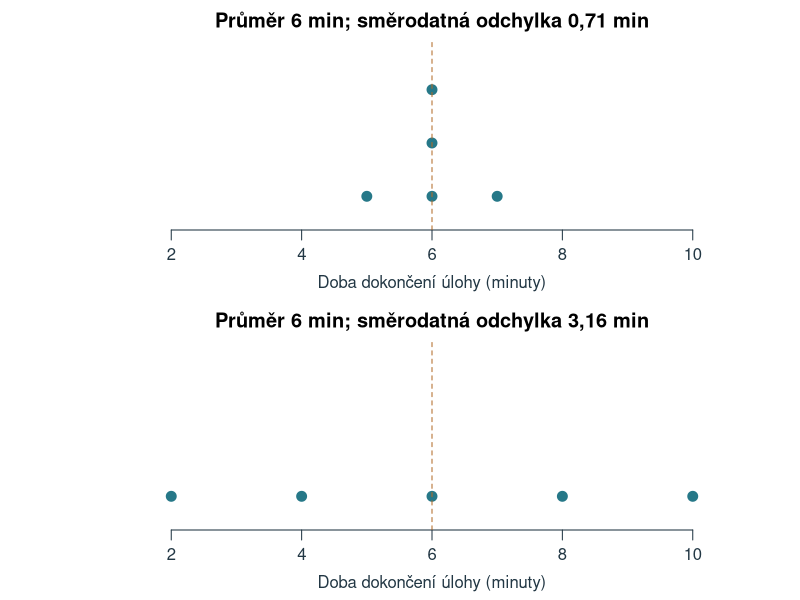
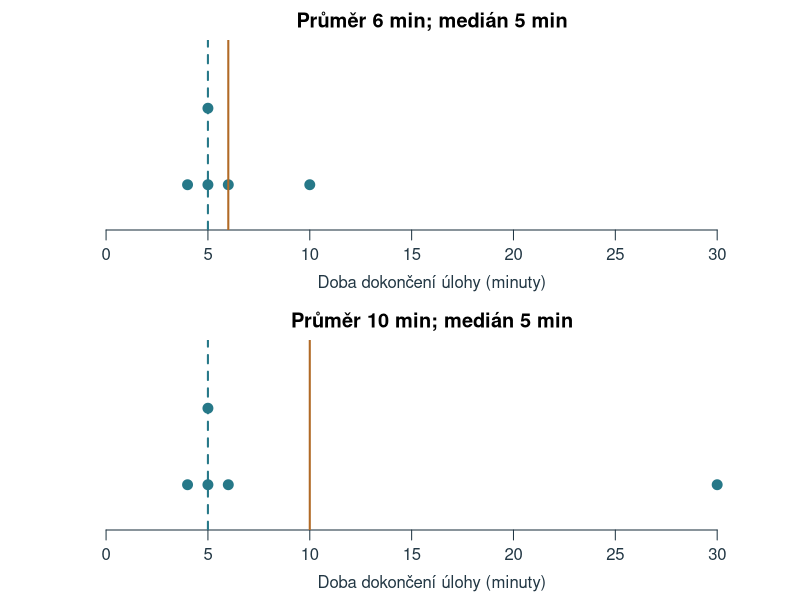

Recreate these plots in R, in order. (Note: this script raises an error after producing the figures.)
# Chapter 3: reproducible calculations and figures; base R, project-root paths.
ch3_data <- read.csv('data/kapitola_03.csv', fileEncoding = 'UTF-8')
ch3_previous <- read.csv('data/kapitola_02.csv', na.strings = '', fileEncoding = 'UTF-8')
ch3_x <- ch3_data$doba_min[ch3_data$soubor == 'zaklad']
ch3_trim <- sort(ch3_data$doba_min[ch3_data$soubor == 'orezani'])
# Self-contained teaching example printed in the chapter's interpolation table.
ch3_interpolation <- c(4,5,7,8,9,10,12,13,15,18,22)
ch3_interpolation_levels <- (seq_along(ch3_interpolation)-1)/(length(ch3_interpolation)-1)
ch3_quantile <- function(x, p) unname(quantile(x, p, type = 7, na.rm = TRUE))
ch3_moments <- function(x) {
  z <- x - mean(x); v <- mean(z^2)
  c(g1 = mean(z^3)/v^1.5, g2 = mean(z^4)/v^2 - 3)
}
ch3_corrected <- function(x) {
  n <- length(x); g <- ch3_moments(x)
  c(skew = unname(sqrt(n*(n-1))/(n-2)*g[1]),
    kurt = unname((n-1)/((n-2)*(n-3))*((n+1)*g[2]+6)))
}
ch3_stats <- function(x) {
  x <- x[!is.na(x)]
  c(n=length(x), mean=mean(x), median=median(x), min=min(x), max=max(x),
    q1=ch3_quantile(x,.25), q3=ch3_quantile(x,.75),
    variance=var(x), sd=sd(x), mean_abs=mean(abs(x-mean(x))),
    median_abs=mad(x,constant=1), ch3_moments(x), ch3_corrected(x))
}
ch3_entropy <- function(p) -sum(p[p>0]*log2(p[p>0]))
ch3_results <- rbind(zaklad=ch3_stats(ch3_x),
  vzdaleny=ch3_stats(c(4,5,5,6,30)),
  spanek=ch3_stats(ch3_previous$spanek_h), slova=ch3_stats(ch3_previous$slova),
  orezani=ch3_stats(ch3_trim))
# An entirely specified finite population, independent draws WITH replacement.
# The population variance uses division by its size (5), and is exactly 8.
ch3_population <- c(2,4,6,8,10)
set.seed(20261005)
ch3_simulations <- lapply(c(5L,20L,100L), function(n) {
  x <- matrix(sample(ch3_population, n*20000L, replace=TRUE),nrow=n)
  ss <- colSums((x-rep(colMeans(x),each=n))^2)
  data.frame(n=n, variance_n=ss/n, variance_n1=ss/(n-1), sd_n1=sqrt(ss/(n-1)))
})
ch3_simulation_summary <- do.call(rbind,lapply(ch3_simulations,function(x)
  data.frame(n=x$n[1], variance_n=mean(x$variance_n), variance_n1=mean(x$variance_n1),
    sd_n1=mean(x$sd_n1))))
ch3_peak_a <- c(rep(-1,10),rep(0,80),rep(1,10))
ch3_peak_b <- c(-3,rep(-1,9),rep(0,80),rep(1,9),3)
# The two samples have the same mean and variance but different configurations.
ch3_shape_a <- c(4,4,4,8,8,8)
ch3_shape_b <- c(6-sqrt(12),6,6,6,6,6+sqrt(12))
ch3_out <- 'assets/chapter-03/plots'
dir.create(ch3_out,recursive=TRUE,showWarnings=FALSE)
dir.create('tmp/chapter-03-build',recursive=TRUE,showWarnings=FALSE)
write.csv(ch3_results,'tmp/chapter-03-build/results.csv',row.names=TRUE,fileEncoding='UTF-8')
write.csv(ch3_simulation_summary,'tmp/chapter-03-build/simulation.csv',row.names=FALSE)
ch3_draw <- function(name,code,width=7.5,height=4.6) {
  svg(file.path(ch3_out,paste0(name,'.svg')),width=width,height=height,family='sans',bg='white')
  par(mar=c(4.6,4.6,2.4,1),mgp=c(2.1,.7,0),las=1,col.axis='#223744',col.lab='#223744',fg='#223744')
  force(code);dev.off()
}
ch3_dots <- function(x,col='#267888',...) {
  yy <- ave(x,x,FUN=seq_along)
  plot(x,yy,pch=21,bg=col,col='white',cex=1.6,yaxt='n',ylab='',bty='n',...)
}
ch3_draw('stejny-prumer',{
  par(mfrow=c(2,1),mar=c(3.5,4,2,.8))
  for(x in list(c(5,6,6,6,7),c(2,4,6,8,10))) {
    ch3_dots(x,xlim=c(1,11),ylim=c(.5,3.8),xlab='Doba dokončení úlohy (minuty)',
      main=paste0('Průměr 6 min; směrodatná odchylka ',format(round(sd(x),2),decimal.mark=','),' min'))
    abline(v=6,col='#B16A26',lty=2)
  }
},height=5.4)
ch3_draw('odlehle-a-stred',{
  par(mfrow=c(2,1),mar=c(3.5,4,2,.8))
  for(x in list(ch3_x,c(4,5,5,6,30))) {
    ch3_dots(x,xlim=c(0,32),ylim=c(.5,2.8),xlab='Doba dokončení úlohy (minuty)',
      main=paste0('Průměr ',mean(x),' min; medián ',median(x),' min'))
    abline(v=mean(x),col='#B16A26',lwd=2);abline(v=median(x),col='#267888',lty=2,lwd=2)
  }
},height=5.4)
# Exact continuous models on a 0-100 scale: symmetric beta and mirrored betas.
ch3_centre_models <- data.frame(a=c(5,5,2),b=c(5,2,5))
ch3_centre_models$mean <- with(ch3_centre_models,100*a/(a+b))
ch3_centre_models$median <- with(ch3_centre_models,100*qbeta(.5,a,b))
ch3_centre_models$mode <- with(ch3_centre_models,100*(a-1)/(a+b-2))
ch3_draw('stred-a-tvar',{
  par(mfrow=c(3,1),mar=c(6.1,1.2,2.8,1.2),mgp=c(2,.5,0),cex=1.15)
  titles<-c('Souměrné rozdělení','Zešikmené doleva',
    'Zešikmené doprava')
  cols<-c('#B16A26','#267888','#72549B'); types<-c(1,2,3)
  grid<-seq(0,100,length.out=1001)
  for(j in 1:3) {
    model<-ch3_centre_models[j,]
    den<-dbeta(grid/100,model$a,model$b)/100
    plot(grid,den,type='n',xlim=c(0,100),ylim=c(0,.03),axes=FALSE,
      xlab='',ylab='',main=titles[j],cex.main=1.1,xaxs='i',yaxs='i')
    polygon(c(grid,100,0),c(den,0,0),col='#E7EFF4',border=NA)
    axis(1,at=seq(0,100,20),cex.axis=.95)
    lines(grid,den,col='#315D80',lwd=2.5)
    centres<-as.numeric(model[c('mean','median','mode')])
    if(j==1) {
      segments(50,0,50,dbeta(.5,5,5)/100,col='#223744',lwd=2)
      text(50,-.015,'Průměr = medián = modus = 50',xpd=NA,cex=1.02)
    } else {
      # Staggered leader labels keep close mean/median positions legible.
      order_x<-order(centres)
      label_x<-if(j==2) c(47,70,92) else c(8,30,53)
      for(k in 1:3) {
        i<-order_x[k]; at<-centres[i]
        segments(at,0,at,dbeta(at/100,model$a,model$b)/100,
          col=cols[i],lty=types[i],lwd=2)
        segments(at,-.006,label_x[k],-.010,xpd=NA,col=cols[i])
        label<-paste0(c('Průměr','Medián','Modus')[i],'\n',
          format(round(at,1),decimal.mark=',',trim=TRUE))
        text(label_x[k],-.014,label,xpd=NA,col=cols[i],cex=1.02)
      }
    }
    text(50,-.025,'Skór (body)',xpd=NA,cex=.95)
  }
},width=5.5,height=10.5)
# Same observations as the chapter table. Squares are geometric areas, not
# distances on the observation-number axis. Direction avoids overlapping areas.
ch3_deviations <- ch3_x-mean(ch3_x)
ch3_square_left <- c(-1,2,3,4,5)
ch3_square_width <- abs(ch3_deviations)
ch3_draw('odchylky-a-ctverce',{
  par(mfrow=c(2,1),mar=c(4.3,4.3,3.2,.8),mgp=c(2.5,.65,0),cex=1.05)
  cols<-c('#B35A18','#0072B2','#00836B','#667078','#8055A0')
  for(panel in 1:2) {
    plot(seq_along(ch3_x),ch3_x,type='n',xlim=c(-1.5,9.5),ylim=c(2.5,10.8),
      asp=1,axes=FALSE,xlab='Číslo pozorování',ylab='Doba dokončení (minuty)',
      main=if(panel==1) 'A. Odchylky od průměru\nDélka úsečky = absolutní odchylka' else
        'B. Čtverce odchylek\nPlocha čtverce = druhá mocnina odchylky',cex.main=.95)
    axis(1,at=1:5);axis(2,at=seq(2,10,2));box(bty='l')
    if(panel==2) for(i in seq_along(ch3_x)) {
      rect(ch3_square_left[i],min(ch3_x[i],mean(ch3_x)),
        ch3_square_left[i]+ch3_square_width[i],max(ch3_x[i],mean(ch3_x)),
        col=adjustcolor(cols[i],alpha.f=.20),border=cols[i],lwd=1.5)
      if(ch3_square_width[i]>0) text(ch3_square_left[i]+ch3_square_width[i]/2,
        (ch3_x[i]+mean(ch3_x))/2,paste0(ch3_deviations[i]^2,' min²'),
        cex=if(ch3_square_width[i]==1) .72 else .95,col=cols[i])
    }
    abline(h=mean(ch3_x),lty=2,col='#223744',lwd=1.5)
    text(9.3,6.3,'Průměr = 6 min',adj=1,cex=.9)
    segments(1:5,mean(ch3_x),1:5,ch3_x,col=cols,lwd=3)
    points(1:5,ch3_x,pch=21,bg=cols,col='white',cex=1.5)
    if(panel==1) {
      text((1:5)[-4]+.23,(ch3_x[-4]+mean(ch3_x))/2,
        c('−2','−1','−1','+4'),adj=0,col=cols[-4],cex=.95)
      text(4,5.5,'0',col=cols[4],cex=.95)
      text(7.2,3.6,'Součet délek\n8 min',cex=1)
    } else {
      text(4,6.55,'0 min²',col=cols[4],cex=.85)
      text(7.2,3.6,'Součet ploch\n22 min²',cex=1)
    }
  }
},width=6.5,height=11)
ch3_draw('kvantil-interpolace',{
  par(mfrow=c(2,1),mar=c(4.7,4.4,3.6,.6),cex=1)
  plot(100*ch3_interpolation_levels,ch3_interpolation,type='o',pch=21,
    bg='#267888',col='#267888',lwd=2,cex=1.15,xaxt='n',yaxt='n',bty='l',
    xlab='Přiřazená úroveň kvantilu (%)',ylab='Doba úlohy (minuty)',
    xlim=c(0,100),ylim=c(3,23),main='Jedenáct hodnot, deset kroků\npo 10 procentních bodech')
  axis(1,at=seq(0,100,10));axis(2,at=c(4,8,12,16,20,22))
  rect(10,5,20,7,border='#B16A26',lwd=2)
  arrows(31,5.5,21,6,length=.08,col='#B16A26')
  text(32,5.5,'Detail dole',adj=0,col='#8A4D17',cex=.95)
  plot(c(10,20),c(5,7),type='o',pch=21,bg='#267888',col='#267888',
    lwd=2,cex=1.3,xaxt='n',yaxt='n',bty='l',xlim=c(9,21),ylim=c(4.75,7.35),
    xlab='Přiřazená úroveň kvantilu (%)',ylab='Doba úlohy (minuty)',
    main='17. percentil: sedm desetin cesty\nod 5 k 7 minutám')
  axis(1,at=c(10,17,20));axis(2,at=c(5,6.4,7),labels=c('5','6,4','7'))
  segments(17,4.75,17,6.4,lty=2,col='#B16A26',lwd=2)
  segments(9,6.4,17,6.4,lty=2,col='#B16A26',lwd=2)
  points(17,6.4,pch=21,bg='#B16A26',col='white',cex=1.5)
  text(17,6.4,'6,4 min',pos=4,offset=.7,col='#8A4D17')
  text(10,5,'Druhý čas',pos=4,offset=.6,cex=.95)
  text(20,7,'Třetí čas',pos=2,offset=.7,cex=.95)
},width=5.5,height=7.8)
# Explicit type-7 box: never rely on R's default Tukey hinges.
ch3_box_x <- c(2,5,15,25,30,32,34,36,38,40,40,42,44,44,46,46,48,48,49,50,50,
  50,51,52,52,54,54,56,56,58,60,60,62,64,66,68,70,75,85,95,98)
ch3_box_q <- ch3_quantile(ch3_box_x,c(.25,.5,.75))
ch3_box_iqr <- ch3_box_q[3]-ch3_box_q[1]
ch3_box_fences <- ch3_box_q[c(1,3)]+c(-1,1)*1.5*ch3_box_iqr
ch3_box_inside <- ch3_box_x[ch3_box_x>=ch3_box_fences[1]&ch3_box_x<=ch3_box_fences[2]]
ch3_box_out <- ch3_box_x[ch3_box_x<ch3_box_fences[1]|ch3_box_x>ch3_box_fences[2]]
ch3_draw('boxplot',{
  x<-ch3_box_x;q<-ch3_box_q;fences<-ch3_box_fences
  par(mar=c(2,4,3,1),mgp=c(2.2,.6,0),cex=1.05)
  plot(NA,xlim=c(0,5.8),ylim=c(-3,105),axes=FALSE,xlab='',ylab='Testový skór (body)')
  axis(2,at=seq(0,100,10));box(bty='l')
  text(.4,104,'Pozorování',cex=.9);text(1.65,104,'Boxplot',cex=.9)
  offset<-ave(x,x,FUN=function(z) (seq_along(z)-(length(z)+1)/2)*.13)
  points(.4+offset,x,pch=16,col='#70AABB',cex=1)
  rect(1.3,q[1],2,q[3],col='#DCEEF0',border='#267888',lwd=2)
  segments(1.3,q[2],2,q[2],lwd=4,col='#223744')
  segments(1.65,min(ch3_box_inside),1.65,q[1],lwd=2)
  segments(1.65,q[3],1.65,max(ch3_box_inside),lwd=2)
  segments(1.3,range(ch3_box_inside),2,range(ch3_box_inside),lwd=2)
  points(rep(1.65,length(ch3_box_out)),ch3_box_out,pch=21,bg='#B16A26',cex=1.25)
  segments(1.15,fences,2.35,fences,lty=3,col='#667078',lwd=1.5)
  bracket<-function(at,low,high,col) {
    segments(at,low,at,high,col=col,lwd=1.5)
    segments(at-.07,c(low,high),at+.07,c(low,high),col=col,lwd=1.5)
  }
  bracket(.98,q[1],q[3],'#267888')
  text(.79,50,'IQR = 20 bodů',srt=90,col='#267888',cex=.9)
  bracket(2.25,fences[1],q[1],'#8055A0');bracket(2.25,q[3],fences[2],'#8055A0')
  text(2.55,c(25,75),'1,5 × IQR = 30 bodů',adj=0,col='#8055A0',cex=.95)
  label<-function(y,txt,col='#223744',from=2.03,to=y) {
    arrows(2.48,y,from,to,length=.07,col=col)
    text(2.55,y,txt,adj=0,col=col,cex=.95)
  }
  label(60,'3. kvartil = 60');label(50,'Medián = 50');label(40,'1. kvartil = 40')
  label(84,'Horní vous: konec 85',to=85)
  label(16,'Dolní vous: konec 15',to=15)
  label(91,'Horní mez = 90',col='#667078',from=2.35,to=90)
  label(9,'Dolní mez = 10',col='#667078',from=2.35,to=10)
  label(98,'Podezřelá odlehlá\npozorování: 95 a 98',col='#B16A26',from=1.75,to=98)
  arrows(2.48,98,1.75,95,length=.07,col='#B16A26')
  label(1,'Podezřelá odlehlá\npozorování: 2 a 5',col='#B16A26',from=1.75,to=2)
  arrows(2.48,1,1.75,5,length=.07,col='#B16A26')
},width=6.8,height=9)
ch3_draw('korekce-rozptylu',{
  z<-ch3_simulation_summary
  mat<-rbind(z$variance_n,z$variance_n1)
  pos<-barplot(mat,beside=TRUE,names.arg=paste0('n = ',z$n),ylim=c(0,11),
    col=c('#B16A26','#267888'),border=NA,ylab='Průměr vypočtených rozptylů (min²)',xlab='Rozsah jednoho výběru')
  abline(h=8,lty=2,lwd=2);text(pos,mat+.65,format(round(mat,2),decimal.mark=','),cex=.9)
  legend('top',legend=c('Dělení n','Dělení n − 1','Populační rozptyl 8'),
    col=c('#B16A26','#267888','#223744'),pch=c(15,15,NA),
    lty=c(NA,NA,2),lwd=2,bty='n',cex=.85,horiz=TRUE)
},height=5)
ch3_draw('entropie',{
  par(mfrow=c(1,3),mar=c(4,3.4,3,.4),cex=.9)
  entropies <- list(c(1,0,0,0),c(.5,.25,.25,0),rep(.25,4))
  for(i in seq_along(entropies)) {
    p <- entropies[[i]]
    barplot(p,names.arg=c('A','B','C','D'),ylim=c(0,1),col='#267888',border=NA,
      yaxt='n',ylab=if(i==1) 'Relativní četnost' else '',xlab='Strategie učení',
      main=c('Entropie 0 bitů','Entropie 1,5 bitu','Entropie 2 bity')[i])
    axis(2,at=c(0,.25,.5,.75,1),labels=c('0','0,25','0,50','0,75','1'))
  }
},width=8,height=3.7)
ch3_draw('spicatost',{
  par(mfrow=c(1,2),mar=c(4.3,4.3,3,.7))
  for(x in list(ch3_peak_a,ch3_peak_b)) {
    f<-table(factor(x,levels=-3:3))
    barplot(as.numeric(f),names.arg=-3:3,ylim=c(0,90),col='#267888',border=NA,
      ylab='Počet pozorování',xlab='Odchylka skóru od středu (body)',
      main=paste0('Stejný vrchol; exces ',format(round(ch3_moments(x)[2],2),decimal.mark=',')))
    text(4,84,'80 pozorování',cex=.85)
  }
},width=8,height=4.2)
ch3_draw('stejne-dve-statistiky',{
  par(mfrow=c(2,1),mar=c(3.7,4,2,.8))
  for(x in list(ch3_shape_a,ch3_shape_b)) {
    ch3_dots(x,xlim=c(2,10),ylim=c(.5,4.8),xlab='Skór v modelové úloze (body)',
      main='Průměr 6 bodů; výběrový rozptyl 4,8 bodu²')
  }
},height=5.5)
